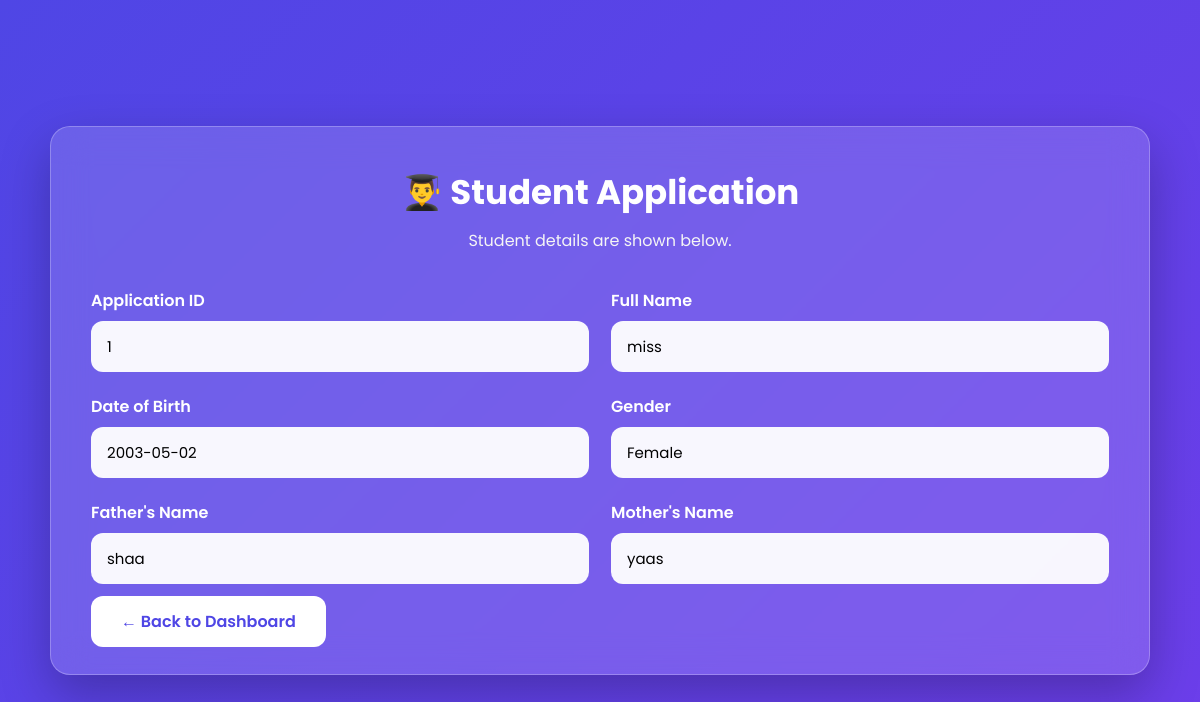
Page /view_student/1 (signed in) on the committed database.
### tables this page shows
CREATE TABLE students(

        id INTEGER PRIMARY KEY AUTOINCREMENT,

        fullname TEXT,
        dob TEXT,
        gender TEXT,

        father TEXT,
        mother TEXT,
        phone TEXT,

        nationality TEXT,
        category TEXT,
        blood TEXT,

        sslc_board TEXT,
        sslc_percentage TEXT,
        sslc_year TEXT,

        puc_board TEXT,
        puc_percentage TEXT,
        puc_year TEXT,

        course TEXT,
        shift TEXT,

        photo TEXT,
        sslc TEXT,
        puc TEXT,
        aadhaar TEXT,
        tc TEXT,

        place TEXT,
        declaration_date TEXT

    );

### app.py (the view)
@app.route("/view_student/<int:id>")
def view_student(id):
    if not session.get("admin_logged_in"):
        return redirect(url_for("admin_login"))
    conn = get_db()
    student = conn.execute(
        "SELECT * FROM students WHERE id=?",
        (id,)
    ).fetchone()
    conn.close()
    return render_template(
        "view_student.html",
        student=student
    )

### app.py (called while the page is built)
def get_db():
    conn = sqlite3.connect(DATABASE)
    conn.row_factory = sqlite3.Row
    return conn

### templates/view_student.html (shortened to what this page needs)
<!DOCTYPE html>
<html lang="en">
<head>
<link rel="stylesheet"
      href="{{ url_for('static', filename='css/form.css') }}">
</head>
<body>
<div class="container">
    <div class="form-box">
        <h1>👨‍🎓 Student Application</h1>
<p>Student details are shown below.</p>
<div class="grid">
    <div class="input-box">
        <label>Application ID</label>
        <input type="text" value="{{ student.id }}" readonly>
    </div>
    <div class="input-box">
        <label>Full Name</label>
        <input type="text" value="{{ student.fullname }}" readonly>
    </div>
    <div class="input-box">
        <label>Date of Birth</label>
        <input type="text" value="{{ student.dob }}" readonly>
    </div>
    <div class="input-box">
        <label>Gender</label>
        <input type="text" value="{{ student.gender }}" readonly>
    </div>
    <div class="input-box">
        <label>Father's Name</label>
        <input type="text" value="{{ student.father }}" readonly>
    </div>
    <div class="input-box">
        <label>Mother's Name</label>
        <input type="text" value="{{ student.mother }}" readonly>
    </div>
</div>
<br>
<a href="{{ url_for('admin_dashboard') }}" class="back-btn">
    ← Back to Dashboard
</a>
    </div>
</div>
</body>
</html>

### static/css/form.css (style rules this page uses)
* { margin:0; padding:0; box-sizing:border-box; font-family:'Poppins',sans-serif; }
body { min-height:100vh; display:flex; justify-content:center; align-items:center; padding:40px; background:linear-gradient(135deg,#4f46e5,#7c3aed,#06b6d4); background-size:300% 300%; animation:bgMove 10s ease infinite; }
.container { width:100%; max-width:1100px; }
.form-box { background:rgba(255,255,255,.15); backdrop-filter:blur(18px); -webkit-backdrop-filter:blur(18px); border:1px solid rgba(255,255,255,.25); border-radius:20px; padding:40px; box-shadow:0 20px 50px rgba(0,0,0,.25); animation:fadeUp .7s ease; }
.form-box h1 { text-align:center; color:#fff; font-size:34px; margin-bottom:10px; }
.form-box p { text-align:center; color:#f5f5f5; margin-bottom:35px; }
.grid { display:grid; grid-template-columns:repeat(2,1fr); gap:22px; }
.input-box { display:flex; flex-direction:column; }
.input-box label { color:#fff; font-weight:600; margin-bottom:8px; }
.input-box input, .input-box select { padding:14px 16px; border:none; outline:none; border-radius:12px; font-size:15px; background:rgba(255,255,255,.95); transition:.3s; }
.back-btn, .next-btn { text-decoration:none; padding:14px 30px; border-radius:12px; font-weight:600; font-size:16px; transition:.3s; cursor:pointer; }
.back-btn { background:#fff; color:#4f46e5; }

### rows in the picture
students: id "1", fullname "miss", dob "2003-05-02", gender "Female", father "shaa", mother "yaas"
